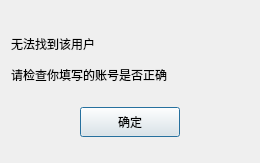
<?xml version="1.0" encoding="UTF-8"?>
<ui version="4.0">
 <class>FindFailDlg</class>
 <widget class="QDialog" name="FindFailDlg">
  <property name="geometry">
   <rect>
    <x>0</x>
    <y>0</y>
    <width>260</width>
    <height>163</height>
   </rect>
  </property>
  <property name="minimumSize">
   <size>
    <width>260</width>
    <height>163</height>
   </size>
  </property>
  <property name="maximumSize">
   <size>
    <width>260</width>
    <height>163</height>
   </size>
  </property>
  <property name="windowTitle">
   <string>Dialog</string>
  </property>
  <layout class="QVBoxLayout" name="verticalLayout">
   <item>
    <spacer name="verticalSpacer">
     <property name="orientation">
      <enum>Qt::Orientation::Vertical</enum>
     </property>
     <property name="sizeType">
      <enum>QSizePolicy::Policy::Fixed</enum>
     </property>
     <property name="sizeHint" stdset="0">
      <size>
       <width>20</width>
       <height>20</height>
      </size>
     </property>
    </spacer>
   </item>
   <item>
    <widget class="QLabel" name="fail_tip">
     <property name="minimumSize">
      <size>
       <width>0</width>
       <height>25</height>
      </size>
     </property>
     <property name="maximumSize">
      <size>
       <width>16777215</width>
       <height>25</height>
      </size>
     </property>
     <property name="text">
      <string>无法找到该用户</string>
     </property>
    </widget>
   </item>
   <item>
    <widget class="QLabel" name="fail_tip2">
     <property name="minimumSize">
      <size>
       <width>0</width>
       <height>25</height>
      </size>
     </property>
     <property name="maximumSize">
      <size>
       <width>16777215</width>
       <height>25</height>
      </size>
     </property>
     <property name="text">
      <string>请检查你填写的账号是否正确</string>
     </property>
    </widget>
   </item>
   <item>
    <widget class="QWidget" name="widget" native="true">
     <layout class="QHBoxLayout" name="horizontalLayout">
      <item>
       <widget class="GDClickedBtn" name="fail_sure_btn">
        <property name="minimumSize">
         <size>
          <width>100</width>
          <height>30</height>
         </size>
        </property>
        <property name="maximumSize">
         <size>
          <width>100</width>
          <height>30</height>
         </size>
        </property>
        <property name="text">
         <string>确定</string>
        </property>
       </widget>
      </item>
     </layout>
    </widget>
   </item>
  </layout>
 </widget>
 <customwidgets>
  <customwidget>
   <class>GDClickedBtn</class>
   <extends>QPushButton</extends>
   <header location="global">gdclickedbtn.h</header>
  </customwidget>
 </customwidgets>
 <resources/>
 <connections/>
</ui>
